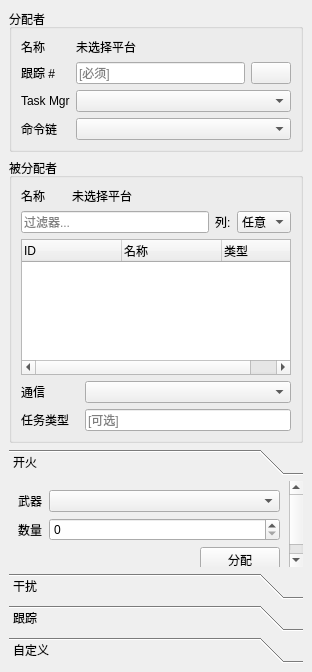
<?xml version="1.0" encoding="UTF-8"?>
<ui version="4.0">
 <class>TaskAssignerDockWidget</class>
 <widget class="QDockWidget" name="TaskAssignerDockWidget">
  <property name="geometry">
   <rect>
    <x>0</x>
    <y>0</y>
    <width>312</width>
    <height>672</height>
   </rect>
  </property>
  <property name="allowedAreas">
   <set>Qt::LeftDockWidgetArea|Qt::RightDockWidgetArea</set>
  </property>
  <property name="windowTitle">
   <string>任务分配器</string>
  </property>
  <widget class="QWidget" name="dockWidgetContents">
   <layout class="QGridLayout" name="gridLayout_2">
    <item row="2" column="0">
     <widget class="QGroupBox" name="mAssignerGroupBox">
      <property name="title">
       <string>分配者</string>
      </property>
      <layout class="QGridLayout" name="gridLayout_8">
       <item row="0" column="0">
        <layout class="QGridLayout" name="mAssignerGridLayout">
         <item row="1" column="1">
          <widget class="QLabel" name="mAssignerName">
           <property name="text">
            <string>未选择平台</string>
           </property>
          </widget>
         </item>
         <item row="3" column="0">
          <widget class="QLabel" name="mTaskProcessorLabel">
           <property name="text">
            <string>Task Mgr</string>
           </property>
           <property name="alignment">
            <set>Qt::AlignLeading|Qt::AlignLeft|Qt::AlignVCenter</set>
           </property>
          </widget>
         </item>
         <item row="3" column="1">
          <widget class="QComboBox" name="mTaskProcessorComboBox"/>
         </item>
         <item row="2" column="0">
          <layout class="QGridLayout" name="gridLayout_10">
           <item row="0" column="1">
            <widget class="QLabel" name="mTrackLabel">
             <property name="sizePolicy">
              <sizepolicy hsizetype="Preferred" vsizetype="Preferred">
               <horstretch>0</horstretch>
               <verstretch>0</verstretch>
              </sizepolicy>
             </property>
             <property name="text">
              <string>跟踪 #</string>
             </property>
             <property name="alignment">
              <set>Qt::AlignLeading|Qt::AlignLeft|Qt::AlignVCenter</set>
             </property>
            </widget>
           </item>
          </layout>
         </item>
         <item row="2" column="1">
          <layout class="QGridLayout" name="gridLayout">
           <item row="0" column="1">
            <widget class="QLineEdit" name="mTrackIdLineEdit">
             <property name="placeholderText">
              <string>[必须]</string>
             </property>
            </widget>
           </item>
           <item row="0" column="2">
            <widget class="wkf::TrackSelector" name="mTrackSelectorPushButton">
             <property name="text">
              <string/>
             </property>
            </widget>
           </item>
          </layout>
         </item>
         <item row="1" column="0">
          <widget class="QLabel" name="mAssignerIconLabel">
           <property name="text">
            <string>名称</string>
           </property>
          </widget>
         </item>
         <item row="4" column="0">
          <widget class="QLabel" name="mCommandChainLabel">
           <property name="text">
            <string>命令链</string>
           </property>
          </widget>
         </item>
         <item row="4" column="1">
          <widget class="QComboBox" name="mCommandChainComboBox"/>
         </item>
        </layout>
       </item>
      </layout>
     </widget>
    </item>
    <item row="6" column="0">
     <widget class="QGroupBox" name="mAssigneeGroupBox">
      <property name="title">
       <string>被分配者</string>
      </property>
      <property name="checkable">
       <bool>false</bool>
      </property>
      <layout class="QVBoxLayout" name="verticalLayout_5">
       <item>
        <layout class="QGridLayout" name="assigneeGridLayout">
         <item row="0" column="0">
          <widget class="QLabel" name="mAssigneeIconLabel">
           <property name="sizePolicy">
            <sizepolicy hsizetype="Preferred" vsizetype="Preferred">
             <horstretch>0</horstretch>
             <verstretch>0</verstretch>
            </sizepolicy>
           </property>
           <property name="minimumSize">
            <size>
             <width>45</width>
             <height>0</height>
            </size>
           </property>
           <property name="text">
            <string>名称</string>
           </property>
          </widget>
         </item>
         <item row="0" column="1">
          <widget class="QLabel" name="mAssigneeName">
           <property name="sizePolicy">
            <sizepolicy hsizetype="Expanding" vsizetype="Preferred">
             <horstretch>0</horstretch>
             <verstretch>0</verstretch>
            </sizepolicy>
           </property>
           <property name="text">
            <string>未选择平台</string>
           </property>
          </widget>
         </item>
        </layout>
       </item>
       <item>
        <layout class="QVBoxLayout" name="verticalLayout_4">
         <item>
          <layout class="QHBoxLayout" name="horizontalLayout_platform">
           <item>
            <widget class="QLineEdit" name="mFilterLineEdit">
             <property name="placeholderText">
              <string>过滤器...</string>
             </property>
            </widget>
           </item>
           <item>
            <widget class="QLabel" name="mFilterLabel">
             <property name="text">
              <string>列:</string>
             </property>
            </widget>
           </item>
           <item>
            <widget class="QComboBox" name="mFilterComboBox">
             <property name="currentText">
              <string>任意</string>
             </property>
             <item>
              <property name="text">
               <string>任意</string>
              </property>
             </item>
             <item>
              <property name="text">
               <string>ID</string>
              </property>
             </item>
             <item>
              <property name="text">
               <string>名称</string>
              </property>
             </item>
             <item>
              <property name="text">
               <string>类型</string>
              </property>
             </item>
            </widget>
           </item>
          </layout>
         </item>
         <item>
          <widget class="QTreeWidget" name="mTreeWidget">
           <property name="indentation">
            <number>0</number>
           </property>
           <attribute name="headerMinimumSectionSize">
            <number>25</number>
           </attribute>
           <column>
            <property name="text">
             <string>ID</string>
            </property>
           </column>
           <column>
            <property name="text">
             <string notr="true">名称</string>
            </property>
           </column>
           <column>
            <property name="text">
             <string>类型</string>
            </property>
           </column>
          </widget>
         </item>
        </layout>
       </item>
       <item>
        <layout class="QGridLayout" name="gridLayout_11">
         <item row="1" column="0">
          <widget class="QLabel" name="mTaskTypeLabel">
           <property name="text">
            <string>任务类型   </string>
           </property>
          </widget>
         </item>
         <item row="0" column="0">
          <widget class="QLabel" name="mCommsLabel">
           <property name="text">
            <string>通信</string>
           </property>
          </widget>
         </item>
         <item row="1" column="1">
          <widget class="QLineEdit" name="mTaskTypeLineEdit">
           <property name="placeholderText">
            <string>[可选]</string>
           </property>
          </widget>
         </item>
         <item row="0" column="1">
          <widget class="QComboBox" name="mCommsComboBox">
           <property name="sizePolicy">
            <sizepolicy hsizetype="Expanding" vsizetype="Fixed">
             <horstretch>0</horstretch>
             <verstretch>0</verstretch>
            </sizepolicy>
           </property>
           <property name="currentText">
            <string/>
           </property>
          </widget>
         </item>
        </layout>
       </item>
      </layout>
     </widget>
    </item>
    <item row="10" column="0">
     <widget class="QToolBox" name="mTaskToolBox">
      <property name="currentIndex">
       <number>0</number>
      </property>
      <widget class="QWidget" name="mFirePage">
       <property name="geometry">
        <rect>
         <x>0</x>
         <y>0</y>
         <width>277</width>
         <height>101</height>
        </rect>
       </property>
       <attribute name="label">
        <string>开火</string>
       </attribute>
       <layout class="QGridLayout" name="gridLayout_4">
        <item row="1" column="1">
         <widget class="QComboBox" name="mWeaponComboBox">
          <property name="sizePolicy">
           <sizepolicy hsizetype="Expanding" vsizetype="Fixed">
            <horstretch>0</horstretch>
            <verstretch>0</verstretch>
           </sizepolicy>
          </property>
         </widget>
        </item>
        <item row="1" column="0">
         <widget class="QLabel" name="mWeaponLabel">
          <property name="text">
           <string>武器</string>
          </property>
         </widget>
        </item>
        <item row="2" column="0">
         <widget class="QLabel" name="mWeaponQuantityLabel">
          <property name="text">
           <string>数量</string>
          </property>
         </widget>
        </item>
        <item row="2" column="1">
         <widget class="QSpinBox" name="mWeaponQuantitySpinBox"/>
        </item>
        <item row="3" column="1">
         <layout class="QHBoxLayout" name="horizontalLayout_3">
          <item>
           <spacer name="horizontalSpacer_2">
            <property name="orientation">
             <enum>Qt::Horizontal</enum>
            </property>
            <property name="sizeHint" stdset="0">
             <size>
              <width>40</width>
              <height>20</height>
             </size>
            </property>
           </spacer>
          </item>
          <item>
           <widget class="QPushButton" name="mFireAssignPushButton">
            <property name="text">
             <string>分配</string>
            </property>
           </widget>
          </item>
         </layout>
        </item>
        <item row="4" column="1">
         <spacer name="verticalSpacer">
          <property name="orientation">
           <enum>Qt::Vertical</enum>
          </property>
          <property name="sizeHint" stdset="0">
           <size>
            <width>20</width>
            <height>40</height>
           </size>
          </property>
         </spacer>
        </item>
       </layout>
      </widget>
      <widget class="QWidget" name="mJamPage">
       <property name="geometry">
        <rect>
         <x>0</x>
         <y>0</y>
         <width>181</width>
         <height>179</height>
        </rect>
       </property>
       <attribute name="label">
        <string>干扰</string>
       </attribute>
       <layout class="QGridLayout" name="gridLayout_6">
        <item row="0" column="0">
         <widget class="QLabel" name="mJammerLabel">
          <property name="text">
           <string>干扰机</string>
          </property>
         </widget>
        </item>
        <item row="3" column="2">
         <widget class="QLineEdit" name="mBandwidthLineEdit"/>
        </item>
        <item row="2" column="0">
         <widget class="QLabel" name="mFrequencyLabel">
          <property name="text">
           <string>频率 (Hz)</string>
          </property>
         </widget>
        </item>
        <item row="1" column="2">
         <widget class="QLineEdit" name="mTechniqueLineEdit"/>
        </item>
        <item row="3" column="0">
         <widget class="QLabel" name="mBandwidthLabel">
          <property name="text">
           <string>带宽 (Hz)</string>
          </property>
         </widget>
        </item>
        <item row="2" column="2">
         <widget class="QLineEdit" name="mFrequencyLineEdit"/>
        </item>
        <item row="0" column="2">
         <widget class="QComboBox" name="mJammerComboBox">
          <property name="sizePolicy">
           <sizepolicy hsizetype="Expanding" vsizetype="Fixed">
            <horstretch>0</horstretch>
            <verstretch>0</verstretch>
           </sizepolicy>
          </property>
         </widget>
        </item>
        <item row="4" column="0">
         <widget class="QLabel" name="mBeamNumberLabel">
          <property name="text">
           <string>波束数量</string>
          </property>
         </widget>
        </item>
        <item row="4" column="2">
         <widget class="QSpinBox" name="mBeamNumberSpinBox"/>
        </item>
        <item row="1" column="0">
         <widget class="QLabel" name="mTechniqueLabel">
          <property name="text">
           <string>技术</string>
          </property>
         </widget>
        </item>
        <item row="5" column="2">
         <layout class="QHBoxLayout" name="horizontalLayout">
          <item>
           <spacer name="horizontalSpacer">
            <property name="orientation">
             <enum>Qt::Horizontal</enum>
            </property>
            <property name="sizeHint" stdset="0">
             <size>
              <width>40</width>
              <height>20</height>
             </size>
            </property>
           </spacer>
          </item>
          <item>
           <widget class="QPushButton" name="mJamAssignPushButton">
            <property name="text">
             <string>分配</string>
            </property>
           </widget>
          </item>
         </layout>
        </item>
        <item row="6" column="2">
         <spacer name="verticalSpacer_4">
          <property name="orientation">
           <enum>Qt::Vertical</enum>
          </property>
          <property name="sizeHint" stdset="0">
           <size>
            <width>20</width>
            <height>40</height>
           </size>
          </property>
         </spacer>
        </item>
       </layout>
      </widget>
      <widget class="QWidget" name="mTrackPage">
       <property name="geometry">
        <rect>
         <x>0</x>
         <y>0</y>
         <width>140</width>
         <height>101</height>
        </rect>
       </property>
       <attribute name="label">
        <string>跟踪</string>
       </attribute>
       <layout class="QGridLayout" name="gridLayout_3">
        <item row="1" column="0">
         <widget class="QLabel" name="mSensorModeLabel">
          <property name="text">
           <string>模式</string>
          </property>
         </widget>
        </item>
        <item row="1" column="1">
         <widget class="QComboBox" name="mSensorModeComboBox"/>
        </item>
        <item row="0" column="0">
         <widget class="QLabel" name="mSensorLabel">
          <property name="text">
           <string>传感器</string>
          </property>
         </widget>
        </item>
        <item row="0" column="1">
         <widget class="QComboBox" name="mSensorComboBox">
          <property name="sizePolicy">
           <sizepolicy hsizetype="Expanding" vsizetype="Fixed">
            <horstretch>0</horstretch>
            <verstretch>0</verstretch>
           </sizepolicy>
          </property>
          <property name="currentText">
           <string/>
          </property>
         </widget>
        </item>
        <item row="5" column="1">
         <spacer name="verticalSpacer_2">
          <property name="orientation">
           <enum>Qt::Vertical</enum>
          </property>
          <property name="sizeHint" stdset="0">
           <size>
            <width>20</width>
            <height>40</height>
           </size>
          </property>
         </spacer>
        </item>
        <item row="4" column="1">
         <layout class="QGridLayout" name="gridLayout_12">
          <item row="0" column="1">
           <widget class="QPushButton" name="mTrackAssignPushButton">
            <property name="text">
             <string>分配</string>
            </property>
           </widget>
          </item>
          <item row="0" column="0">
           <spacer name="horizontalSpacer_3">
            <property name="orientation">
             <enum>Qt::Horizontal</enum>
            </property>
            <property name="sizeHint" stdset="0">
             <size>
              <width>40</width>
              <height>20</height>
             </size>
            </property>
           </spacer>
          </item>
         </layout>
        </item>
       </layout>
      </widget>
      <widget class="QWidget" name="mCustomPage">
       <property name="geometry">
        <rect>
         <x>0</x>
         <y>0</y>
         <width>154</width>
         <height>75</height>
        </rect>
       </property>
       <attribute name="label">
        <string>自定义</string>
       </attribute>
       <layout class="QGridLayout" name="gridLayout_5">
        <item row="0" column="1">
         <widget class="QComboBox" name="mProcessorComboBox">
          <property name="sizePolicy">
           <sizepolicy hsizetype="Expanding" vsizetype="Fixed">
            <horstretch>0</horstretch>
            <verstretch>0</verstretch>
           </sizepolicy>
          </property>
         </widget>
        </item>
        <item row="0" column="0">
         <widget class="QLabel" name="mProcessorLabel">
          <property name="text">
           <string>Processor</string>
          </property>
         </widget>
        </item>
        <item row="2" column="1">
         <spacer name="verticalSpacer_3">
          <property name="orientation">
           <enum>Qt::Vertical</enum>
          </property>
          <property name="sizeHint" stdset="0">
           <size>
            <width>20</width>
            <height>40</height>
           </size>
          </property>
         </spacer>
        </item>
        <item row="1" column="1">
         <layout class="QGridLayout" name="gridLayout_13">
          <item row="0" column="1">
           <widget class="QPushButton" name="mCustomAssignPushButton">
            <property name="text">
             <string>Assign</string>
            </property>
           </widget>
          </item>
          <item row="0" column="0">
           <spacer name="horizontalSpacer_4">
            <property name="orientation">
             <enum>Qt::Horizontal</enum>
            </property>
            <property name="sizeHint" stdset="0">
             <size>
              <width>40</width>
              <height>20</height>
             </size>
            </property>
           </spacer>
          </item>
         </layout>
        </item>
       </layout>
      </widget>
     </widget>
    </item>
   </layout>
  </widget>
 </widget>
 <customwidgets>
  <customwidget>
   <class>wkf::TrackSelector</class>
   <extends>QPushButton</extends>
   <header>WkfSelectorWidgets.hpp</header>
  </customwidget>
 </customwidgets>
 <tabstops>
  <tabstop>mTrackIdLineEdit</tabstop>
  <tabstop>mTrackSelectorPushButton</tabstop>
  <tabstop>mTaskProcessorComboBox</tabstop>
  <tabstop>mCommandChainComboBox</tabstop>
  <tabstop>mFilterLineEdit</tabstop>
  <tabstop>mFilterComboBox</tabstop>
  <tabstop>mTreeWidget</tabstop>
  <tabstop>mCommsComboBox</tabstop>
  <tabstop>mTaskTypeLineEdit</tabstop>
  <tabstop>mWeaponComboBox</tabstop>
  <tabstop>mWeaponQuantitySpinBox</tabstop>
  <tabstop>mFireAssignPushButton</tabstop>
  <tabstop>mJammerComboBox</tabstop>
  <tabstop>mTechniqueLineEdit</tabstop>
  <tabstop>mFrequencyLineEdit</tabstop>
  <tabstop>mBandwidthLineEdit</tabstop>
  <tabstop>mBeamNumberSpinBox</tabstop>
  <tabstop>mJamAssignPushButton</tabstop>
  <tabstop>mSensorComboBox</tabstop>
  <tabstop>mSensorModeComboBox</tabstop>
  <tabstop>mTrackAssignPushButton</tabstop>
  <tabstop>mProcessorComboBox</tabstop>
  <tabstop>mCustomAssignPushButton</tabstop>
 </tabstops>
 <resources/>
 <connections/>
</ui>
